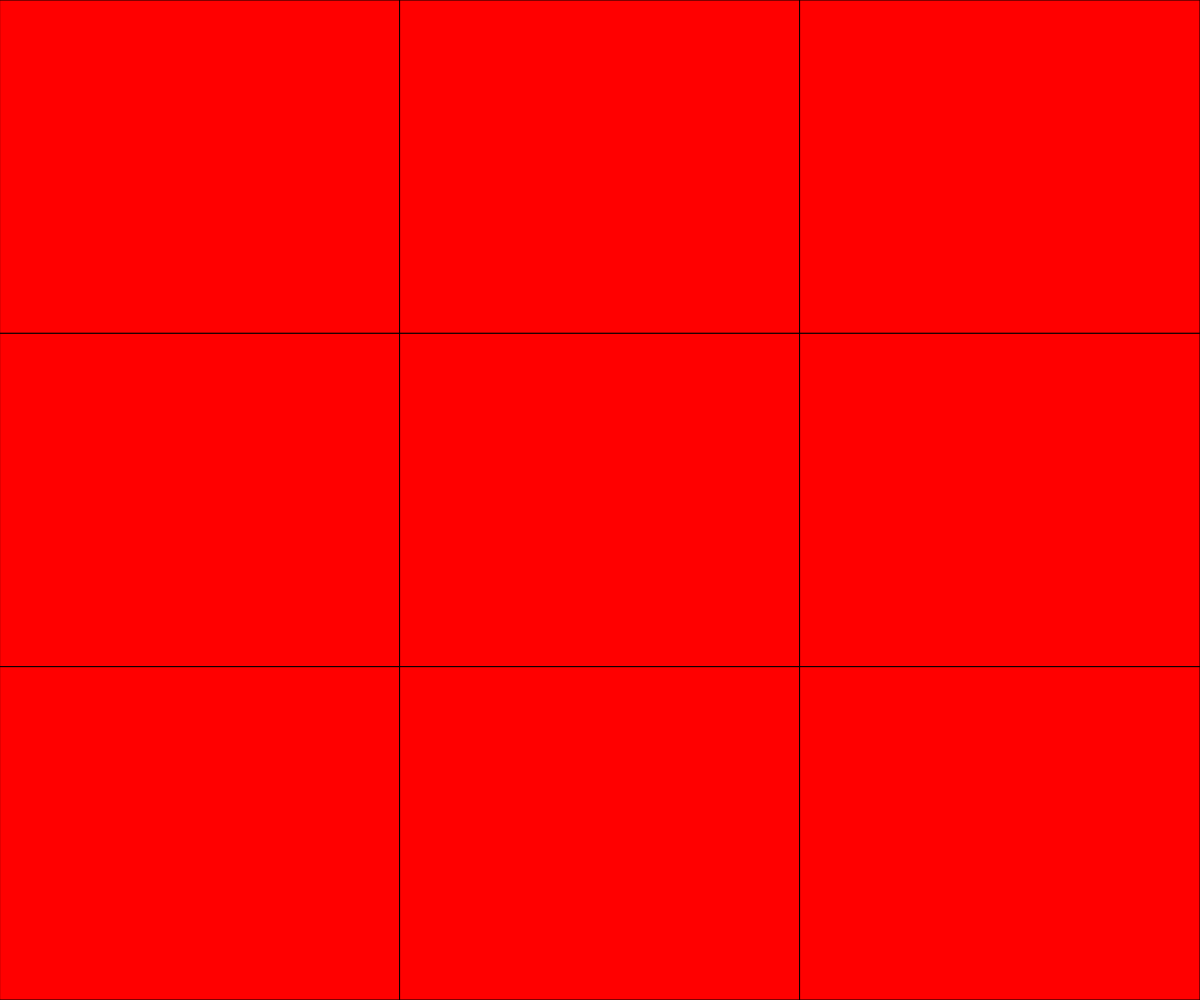
Frame 1 (no input)
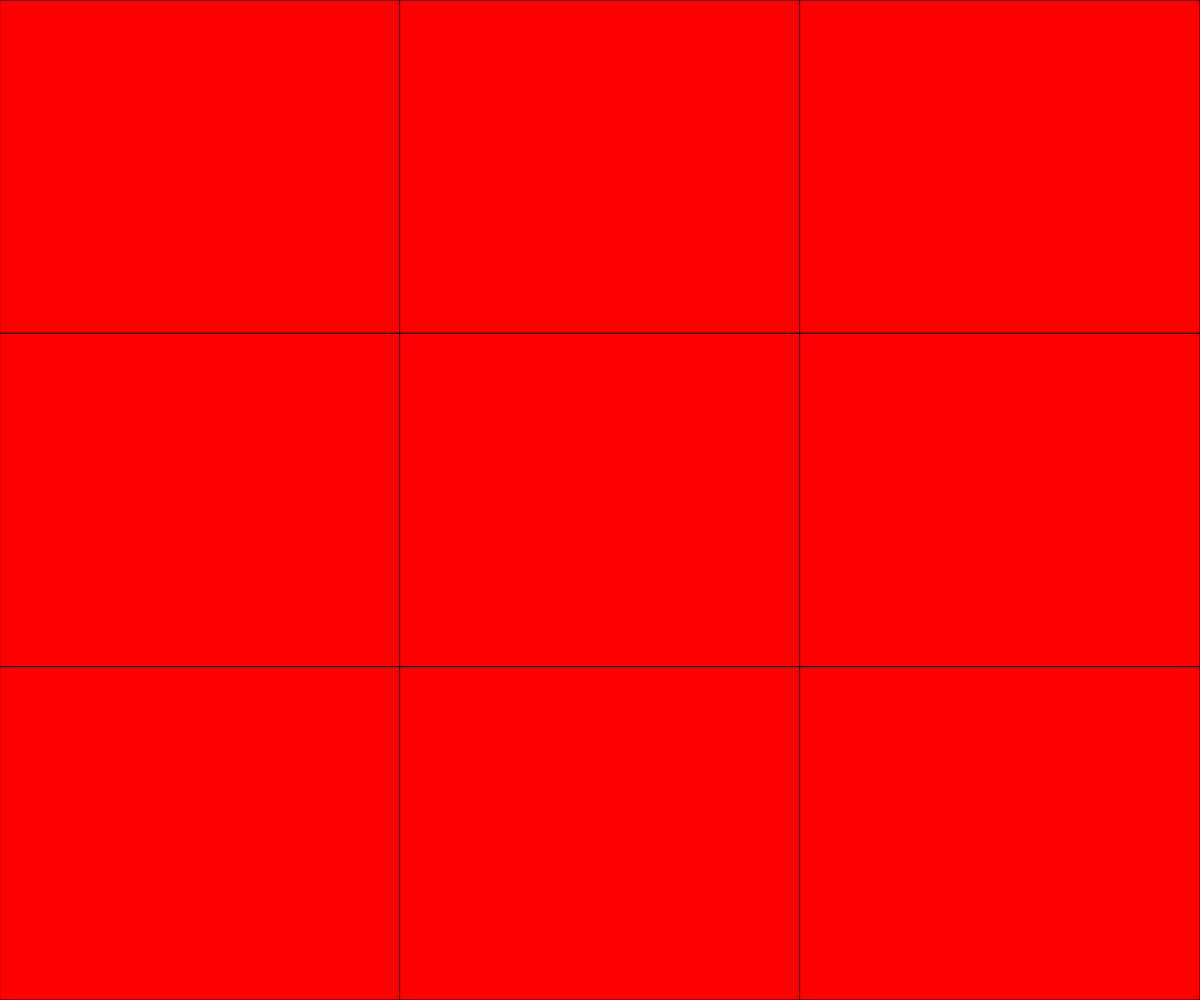
Frame 60 (no input)
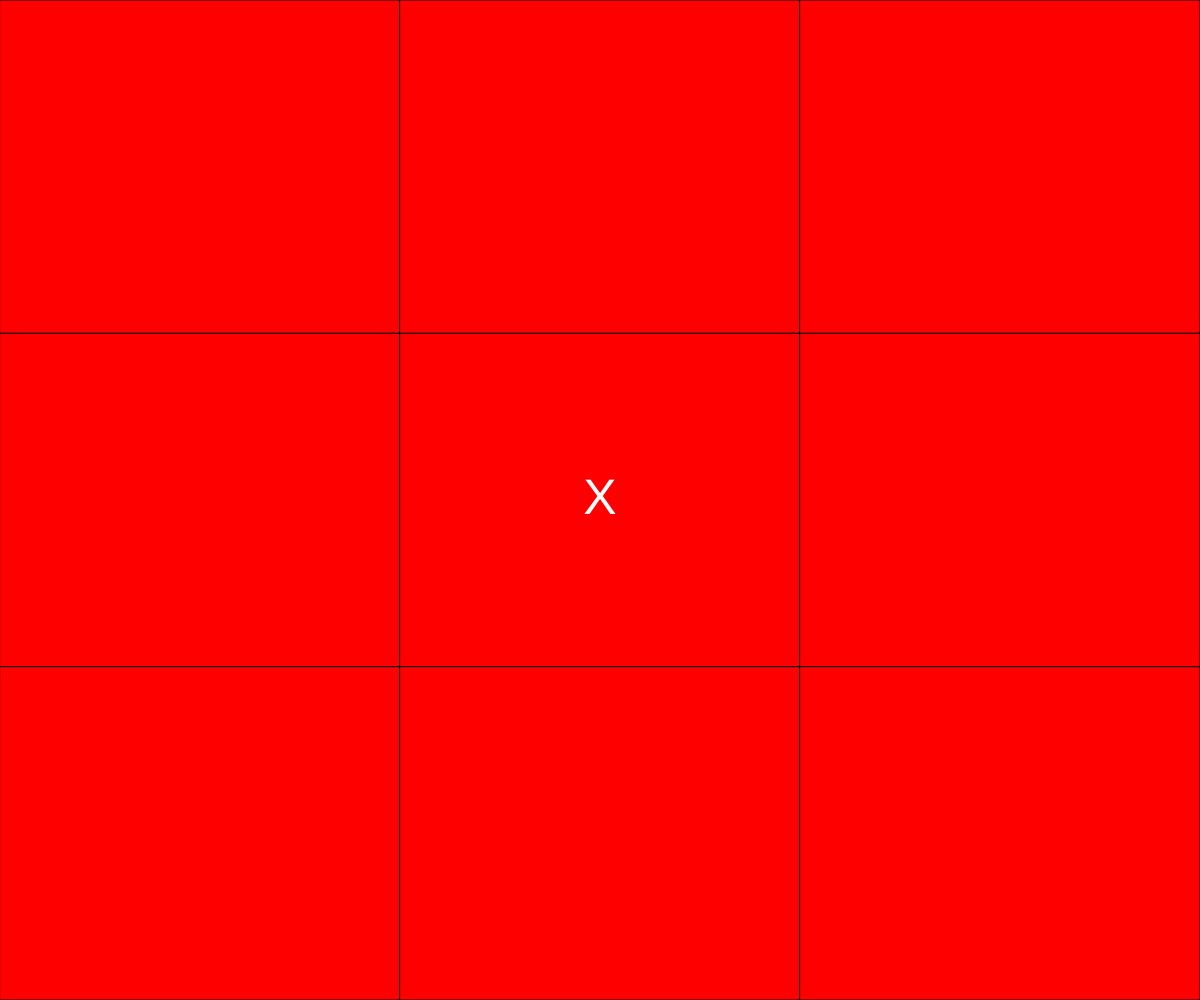
Frame 120 (the mouse pressed at the canvas centre since frame 60)

The p5.js sketch that drew these frames (run headless with seeded random() and noise() and a simulated clock; from frame 60 on, the mouse is pressed at the canvas centre):

// p5.js sketch
// ── sketch.js
//Declaring variables in the global namespace:
var pieces =[];
var turn = ["O","X"];
var numPieces = 3;
var gameState = "play_game";
var winner;
var winStates = [[0, 1, 2], [3, 4, 5], [6, 7, 8], [0, 3, 6], [1, 4, 7], [2, 5, 8], [0, 4, 8], [2, 4, 6]];

/*GamePiece() is a function for making GamePiece objects, or tic-tac-toe tiles.
It takes arguments and stores them as variables in the object:*/
function GamePiece(name, position, size, id) {
    this.name = name;
    this.position = position;//make sure to pass in width as x and height as y
    this.size = size;
    this.id = id;
}

/*display() is a member function of the GamePiece objects.
Prototype means that this function is tied to the GamePiece object "type", and not the individual objects.
Thus, it will be the same for all GamePiece objects.
display() is called in draw and deals with determining the  drawing the tiles*/
GamePiece.prototype.display = function(c){

  //If the mouse is hovering over this GamePiece and is pressed...
  if(mouseX > this.position.x && mouseX < this.position.x+this.size.x && mouseY > this.position.y && mouseY< this.position.y+this.size.y && mouseIsPressed)
  {
    //and if this GamePiece is currently a blank tile...
    if(this.name===" ")
    {
      /*then, with the array called turn, take out the second element and concatenate it to the beginning of the array.
      This is how the game keeps track of whose turn it is, and therefore also whether the tile should display "x" or "o":*/
      turn = turn.splice(1).concat(turn);
      //Also set the name of the tile to the first element in the array:
      this.name = turn[0];
    }
  }

  /*Set the fill colour to the colour passed into the function and draw a rectangle in that colour.
  Use the position and size variables stored in this GamePiece object:*/
  fill(c);
  rect(this.position.x,this.position.y,this.size.x,this.size.y);

  //Set the fill colour to white and draw the "name" of the tile (blank, "x" or "o") in the middle of the tile:
  fill(255);
  textSize(50);
  textAlign(CENTER, CENTER);
  text(this.name,this.position.x,this.position.y, this.size.x, this.size.y);
};

//Setup runs once at the start of the program:
function setup(){

  //Create a canvas that fills the window:
  createCanvas(windowWidth,windowHeight);

  //Here comes two nested for loops for creating the nine GamePiece objects. Iterate through this loop three times (one for each column):
  for(var j = 0; j < numPieces; j++)
  {

    //Iterate though this loop three times (one for each row) each time the for loop above runs:
    for(var i = 0; i < numPieces; i++)
    {

        /*Set the position of the GamePiece object depending on the row (the first loop, variable j) and column (the nested loop, variable i).
         The size of the object is found by dividing the size of the canvas by the number of tiles. Position and size are stored in vectors:*/
        var position = createVector((width/numPieces)*i,(height/numPieces)*j);
        var size = createVector((width/3),(height/3));

        //Set the id of the object to the length of the pieces array. As the loop loops, the objects are added to the array and it gets longer:
        var id = pieces.length;

        /*Create a new GamePiece object called piece every loop with a blank character to be "displayed" on the tile.
        Pass in the position and size vectors and the tile id as well:*/
        var piece = new GamePiece(" ",position,size,id);

        //Push the new GamePiece object into the pieces array:
        pieces.push(piece);
    }
  }
}

//The function draw is called every frame:
function draw(){

  //If the current game state is "play_game"...
  if(gameState==="play_game")
  {

    //Set the variable "c" to a red colour:
    var c = color(255,0,0);

    //Loop this for as many times as there are GamePiece objects (the length of the pieces array):
    for(var i = 0; i < pieces.length; i++)
    {
      //Call the display() funtion of each GamePiece object in the pieces array, which draws the tile on the canvas:
      pieces[i].display(c);
    }

    //This loop iterates through the possible win states for the game and checks if someone has won:
    for(i = 0; i <winStates.length; i++)
    {
      //If the tiles of the current win state all have the name "x" then the winner is "x" and the game ends:
      if(pieces[winStates[i][0]].name==="X" && pieces[winStates[i][1]].name==="X" && pieces[winStates[i][2]].name==="X")
      {
        winner = "X";
        gameState = "end_game";

        //If not, but the same tiles all have the name "o", then the winner is "o" and the game ends:
      } else if(pieces[winStates[i][0]].name==="O" &&  pieces[winStates[i][1]].name==="O" && pieces[winStates[i][2]].name==="O")
        {
          winner = "O";
          gameState = "end_game";
        }
      }

  //If the current state is not "play_game", but "end_game"...
  } else if(gameState==="end_game")
    {

      //Make the background black, set the fill colour to white and display the winner of the game at the middle of the canvas:
      background(0);
      fill(255);
      textSize(24);
      text( winner + " is the winner", width/2,height/2);
    }
}
